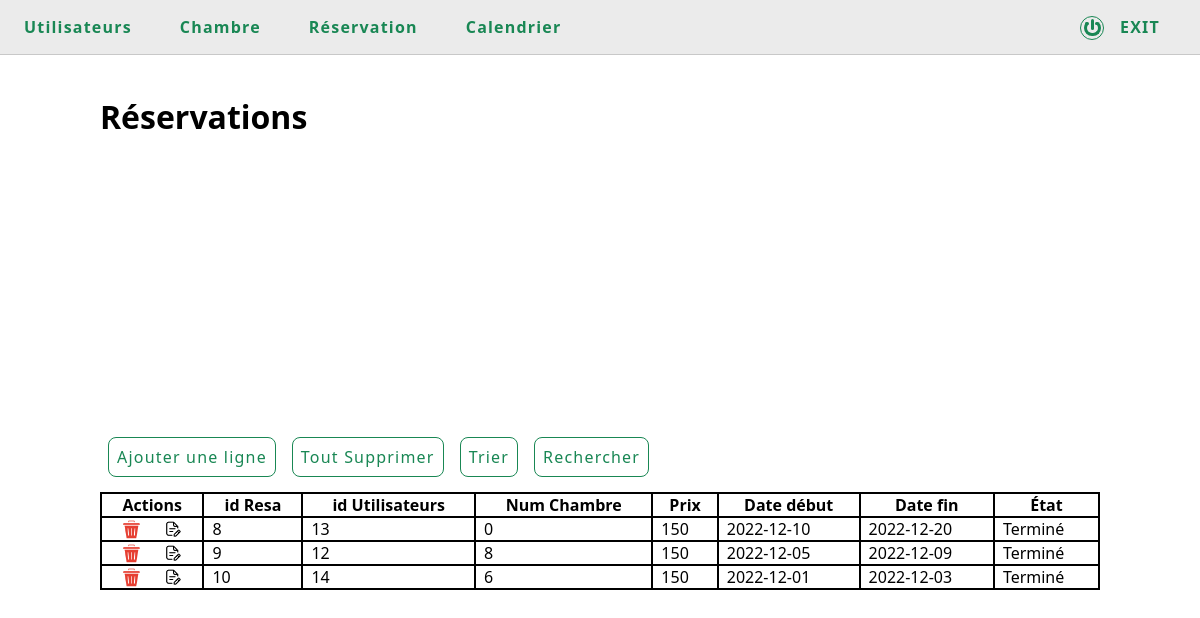
Page /projets/hotel-neptune/admin/resa.php (signed in) on the committed database.
### tables this page shows
CREATE TABLE IF NOT EXISTS `resa` (
  `id_resa` int(11) NOT NULL AUTO_INCREMENT,
  `id_user` int(11) NOT NULL,
  `num_chambre` int(11) NOT NULL,
  `prix` float NOT NULL,
  `d_debut` date NOT NULL,
  `d_fin` date NOT NULL,
  `etat` tinyint(1) NOT NULL DEFAULT '1',
  PRIMARY KEY (`id_resa`)
);

### projets/hotel-neptune/admin/resa.php (the view, shortened to what this page needs)
<!DOCTYPE html>
<html>
    <head>
        <?php include("php/head.php"); ?>
        <link rel="stylesheet"  href="style/style_table.css">
    </head>
    <body>
        <header>
            <?php include("php/header.php"); ?>
        </header>
        <div id="afficher">
        <div id="afficher2">
        <div id="afficher3">
        <div id="afficher4">
            <div id="masquer">
            <div id="masquer2">
            <div id="masquer3">
            <div id="masquer4">
                <div class="global-container global-resa">
                    <h1>Réservations</h1>
                    <br><br>
                    <div class="responsive"></div>
                    <?php
                        include("php/link_db.php");
                        $url = $_SERVER['REQUEST_URI'];
                        $url = strstr($url,'?');
                        $url = substr($url, 1, 100);
                        if(!empty($url)) {
                            if(substr($url, 0, 3) == 'tri') {
                                $tri = htmlspecialchars($_GET['tri']);
                                $sens = htmlspecialchars($_GET['sens']);
                                $sql = "SELECT * FROM `resa` ORDER BY `$tri` $sens";
                            }
                            else if(substr($url, 0, 10) == 'searchType') {
                                $searchType = htmlspecialchars($_GET['searchType']);
                                $search = htmlspecialchars($_GET['search']);
                                $sql = "SELECT * FROM `resa` WHERE `$searchType` = '$search'";
                            } else {
                                $sql = "SELECT * FROM `resa` ORDER BY `id_resa` ASC";
                            }
                        } else {
                            $sql = "SELECT * FROM `resa` ORDER BY `id_resa` ASC";
                        }
                        $requete = $db->query($sql);
                        $resa = $requete->fetchAll();
                    ?>
                        <div class="bouton-haut">
                            <div class="insert-line">
                                <a href="#afficher" class="afficher">Ajouter une ligne</a>
                            </div>
                            <div class="supp-all">
                                <a href="php/gestion_BDD/resa/resa_delete.php?id_resa=all">Tout Supprimer</a>
                            </div>
                            <div class="trier">
                                <a href="#afficher3" class="afficher3">Trier</a>
                            </div>
                            <div class="search">
                                <a href="#afficher4" class="afficher4">Rechercher</a>
                            </div>
                        </div>
                        <table>
                            <tr>
                                <th> Actions </th>
                                <th> id Resa </td>
                                <th> id Utilisateurs</td>
                                <th> Num Chambre</td>
                                <th> Prix </td>
                                <th> Date début </td>
                                <th> Date fin </td>
                                <th> État </td>
                            </tr>
                            <?php foreach ($resa as $reservation){ ?>
                            <tr>
                                <td class="table-center">
                                    <a href="php/gestion_BDD/resa/resa_delete.php?id_resa=<?php echo $reservation['id_resa']; ?>"><img src="image/effacer.png" alt="logo effacer"></a>
                                    <a href="?id_resa=<?php echo $reservation['id_resa']; ?>#afficher2" class="afficher2"><img src="image/modifier.png" alt="logo modifier"></a>
                                </td>
                                <td> <?php echo $reservation['id_resa']; ?> </td>
                                <td> <?php echo $reservation['id_user']; ?> </td>
                                <td> <?php echo $reservation['num_chambre']; ?> </td>
                                <td>
                                    <?php
                                        echo $reservation['prix'];
                                    ?>
                                </td>
                                <td> <?php echo $reservation['d_debut']; ?> </td>
                                <td> <?php echo $reservation['d_fin']; ?> </td>
                                <td>
                                    <?php
                                        $days = date("d");
                                        $mons = date("m");
                                        $years = date("Y");
                                        $date = $years.'-'.$mons.'-'.$days;
                                        if ($reservation['d_debut'] > $date) {
                                            echo 'A venir';
                                        } else if ($reservation['d_fin'] < $date){
                                            echo 'Terminé';
                                        } else {
                                            echo 'En cours';
                                        }
                                    ?>
                                </td>
                            </tr>
                            <?php } ?>
                        </table>
                    <br><br><br>
                </div>
            </div>
            </div>
            </div>
            </div>
        </div>
        </div>
        </div>
        </div>
    </body>
</html>

### projets/hotel-neptune/admin/style/main.css (style rules this page uses)
*, *::before, *::after { box-sizing: border-box; }
* { padding: 0; margin: 0; border-style: border-box; list-style: none; text-decoration: none; }
html { scroll-behavior: smooth; }
body { background-color: none; font-family: "Segoe UI",Roboto,"Helvetica Neue","Noto Sans","Liberation Sans",Arial,sans-serif,"Apple Color Emoji","Segoe UI Emoji","Segoe UI Symbol","Noto Color Emoji"; }
img { transform: scale(1.6); margin: 0 .5rem; }
:root { --taille_logo: 1.5rem; --couleur_logo: #198754; --taille_cercle: calc(var(--taille_logo) * 0.7); --bordure_cercle: calc(var(--taille_logo) * 0.15); --taille_boule: calc(var(--taille_logo) * 0.15); }
.global-container { display: flex; flex-direction: column; flex-wrap: wrap; justify-content: space-evenly; width: 100%; max-width: 1032px; margin-top: 2rem; margin-left: auto; margin-right: auto; padding: .5rem 1rem; }
@media screen and (max-width : 1850px) { .global-container { display: flex; flex-direction: column; flex-wrap: wrap; justify-content: space-evenly; width: 100%; max-width: 1032px; margin-top: 2rem; margin-left: 406px; margin-right: auto; padding: .5rem 1rem; } }
@media screen and (max-width : 1450px) { .global-container { display: flex; flex-direction: column; flex-wrap: wrap; justify-content: space-evenly; width: 100%; max-width: 1032px; margin-top: 2rem; margin-left: auto; margin-right: auto; padding: .5rem 1rem; } }

### projets/hotel-neptune/admin/style/style_table.css (style rules this page uses)
table { border: solid 1px #000; border-spacing: 0; }
table th, table td { border: solid 1px #000; padding: 0rem .5rem; }
.bouton-haut { display: flex; margin-bottom: 1rem; }
.supp-all { padding: .5rem; }
.supp-all a { color: #198754; letter-spacing: 1.2px; border: solid 1px #198754; border-radius: .5rem; padding: .5rem; transition: .25s; }
.insert-line { padding: .5rem; }
.insert-line a { color: #198754; letter-spacing: 1.2px; border: solid 1px #198754; border-radius: .5rem; padding: .5rem; transition: .25s; }
.search { padding: .5rem; }
.search a { color: #198754; letter-spacing: 1.2px; border: solid 1px #198754; border-radius: .5rem; padding: .5rem; transition: .25s; }
.trier { padding: .5rem; }
.trier a { color: #198754; letter-spacing: 1.2px; border: solid 1px #198754; border-radius: .5rem; padding: .5rem; transition: .25s; }
img { width: .7rem; }
.table-center { display: flex; justify-content: space-around; align-items: center; }
@media screen and (max-width : 1450px) { .responsive { width: 100%; height: 16rem; } }

### rows in the picture
resa: id_resa "8", id_user "13", num_chambre "0", prix "150", d_debut "2022-12-10", d_fin "2022-12-20", shows "Terminé"
resa: id_resa "9", id_user "12", num_chambre "8", prix "150", d_debut "2022-12-05", d_fin "2022-12-09", shows "Terminé"
resa: id_resa "10", id_user "14", num_chambre "6", prix "150", d_debut "2022-12-01", d_fin "2022-12-03", shows "Terminé"
